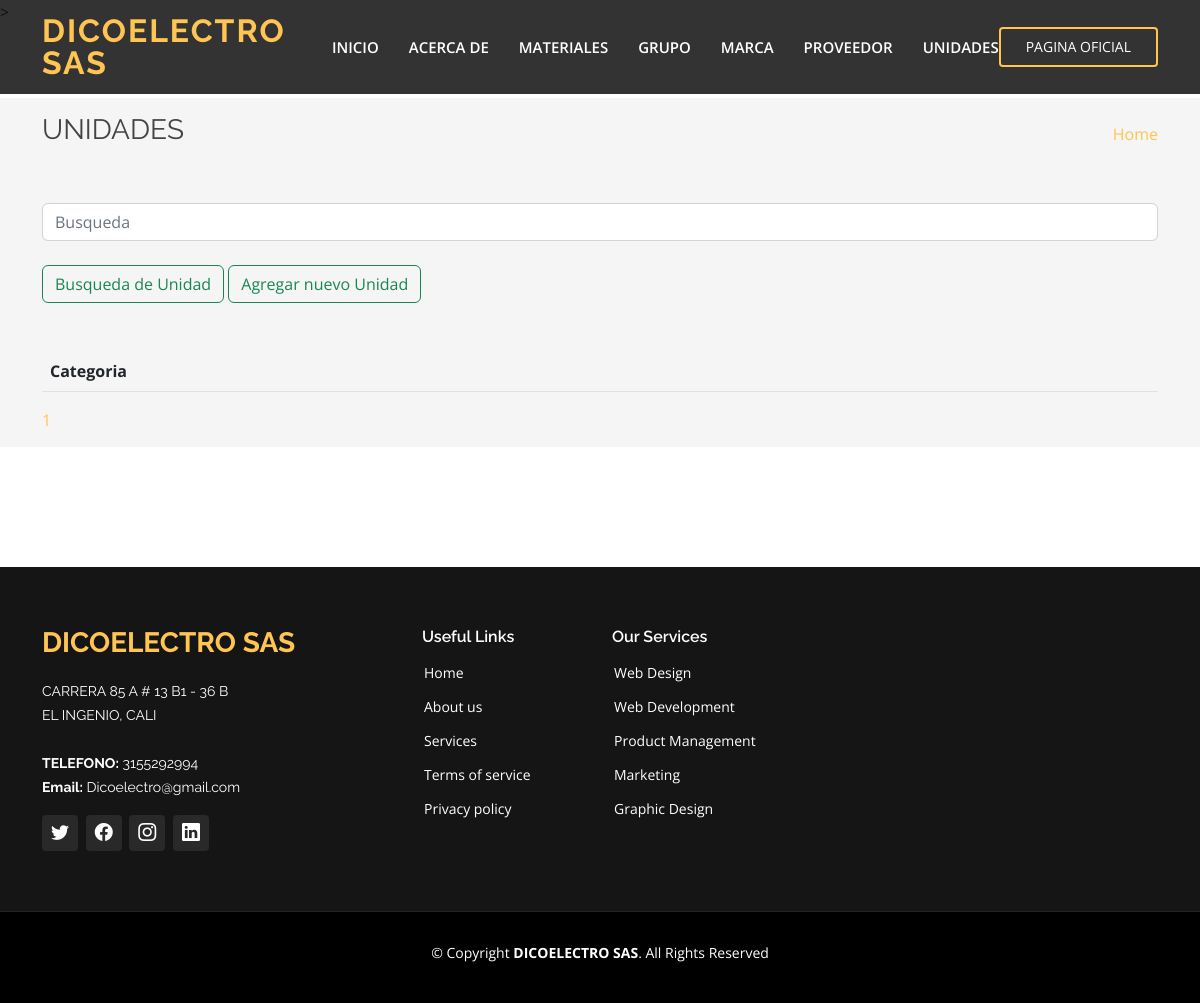
Before: /listar-unidades/ with the older database file.
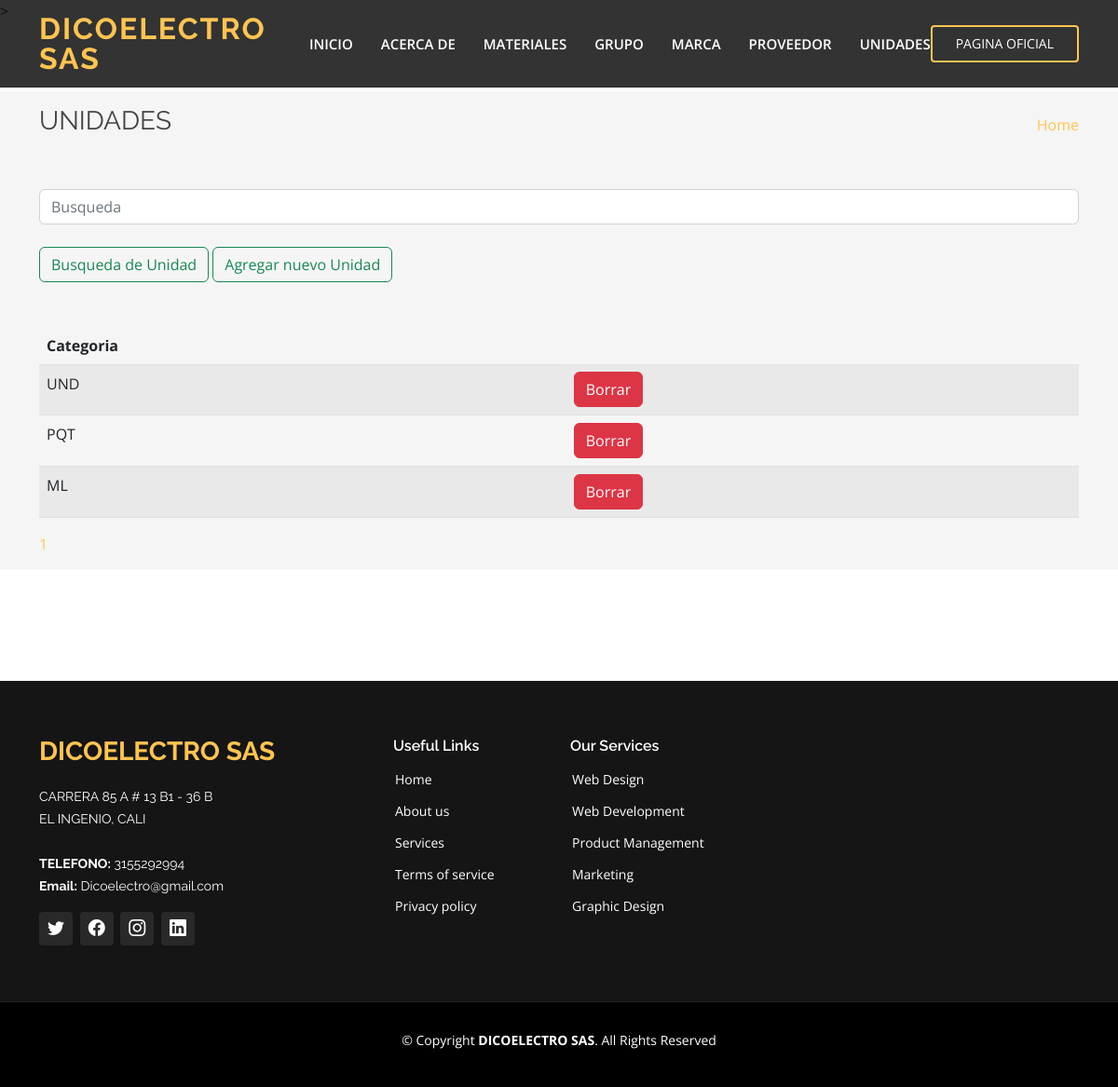
After: the same page with the newer database file.
### webapp/models.py (models this page shows, shortened)
class Unidad(models.Model):
    unidad = models.CharField(max_length=30, unique=True)

### webapp/views.py (the view)
# urls.py: path("listar-unidades/", views.listar_unidades, name="listar-unidades"),
def listar_unidades(request):
    search_post = request.GET.get('search')
    print(search_post)
    if search_post:
        unidad_totales = Unidad.objects.filter(Q(unidad__icontains=search_post))
        paginator = Paginator(unidad_totales, 10)
        page = request.GET.get('page')
        paginas = paginator.get_page(page)
    else:
        unidad_totales = Unidad.objects.all().order_by("-unidad")
        paginator = Paginator(unidad_totales,10)
        page = request.GET.get('page')
        paginas = paginator.get_page(page)
        paginas.adjusted_elided_pages = paginator.get_elided_page_range(page)
    return render(request, "unidades/listar.html", {
        "paginas": paginas,
    })

### webapp/templates/unidades/listar.html (shortened to what this page needs)
{% extends "webapp/base.html" %}
{% load static %}
{% block content %}
    <section class="breadcrumbs">
      <div class="container">
        <div class="d-flex justify-content-between align-items-center">
          <h2>UNIDADES</h2>
          <ol>
            <li><a href="{% url 'inicio' %}">Home</a></li>
          </ol>
        </div>
      <br/>
      <br/>
        <div class="container2">
          <form class="form-inline my-2 my-lg-0" action="{% url "listar-unidades" %}">
            <input class="form-control mr-sm-2" type="search" placeholder="Busqueda" aria-label="Search" name ="search">
            <br/>
            <button class="btn btn-outline-success my-2 my-sm-0" type="submit">Busqueda de Unidad</button>
            <a name="" id="" class="btn btn-outline-success my-2 my-sm-0" href="{% url 'crear-unidades' %}" role="button">Agregar nuevo Unidad</a>
          </form>
        </div>
        <br/>
        <br/>
        <table class="table table-striped">
          <thead>
            <tr>
              <th scope="col">Categoria</th>
            </tr>
          </thead>
          <tbody>
            {% for item in paginas.object_list %}
            <tr>
              <td>{{ item.unidad }}</td>
              <td>  <a name="" id="" class="btn btn-danger" href="{% url 'eliminar-unidades' item.id %}" role="button">Borrar</a></td>
            </tr>
            {% endfor %}
          </tbody>
        </table>
        <div>
          {% block pagination %}
          {% for page_number in paginas.paginator.get_elided_page_range %}
              {% if page_number == paginas.paginator.ELLIPSIS %}
                  {{page_number}}
              {% else %}
                  <a
                      href="{% url 'listar-grupo' %}?page={{page_number}}"
                      class="{% if page_number == page_obj.number %}current{% endif %}"
                  >
                      {{page_number}}
                  </a>
              {% endif %}
          {% endfor %}
          {% endblock %}
        </div>
      </div>
    </section>
    <section class="inner-page">
    </section>
  {% endblock %}

Changed rows visible on the page:
added Unidad: unidad "UND"
added Unidad: unidad "PQT"
added Unidad: unidad "ML"
